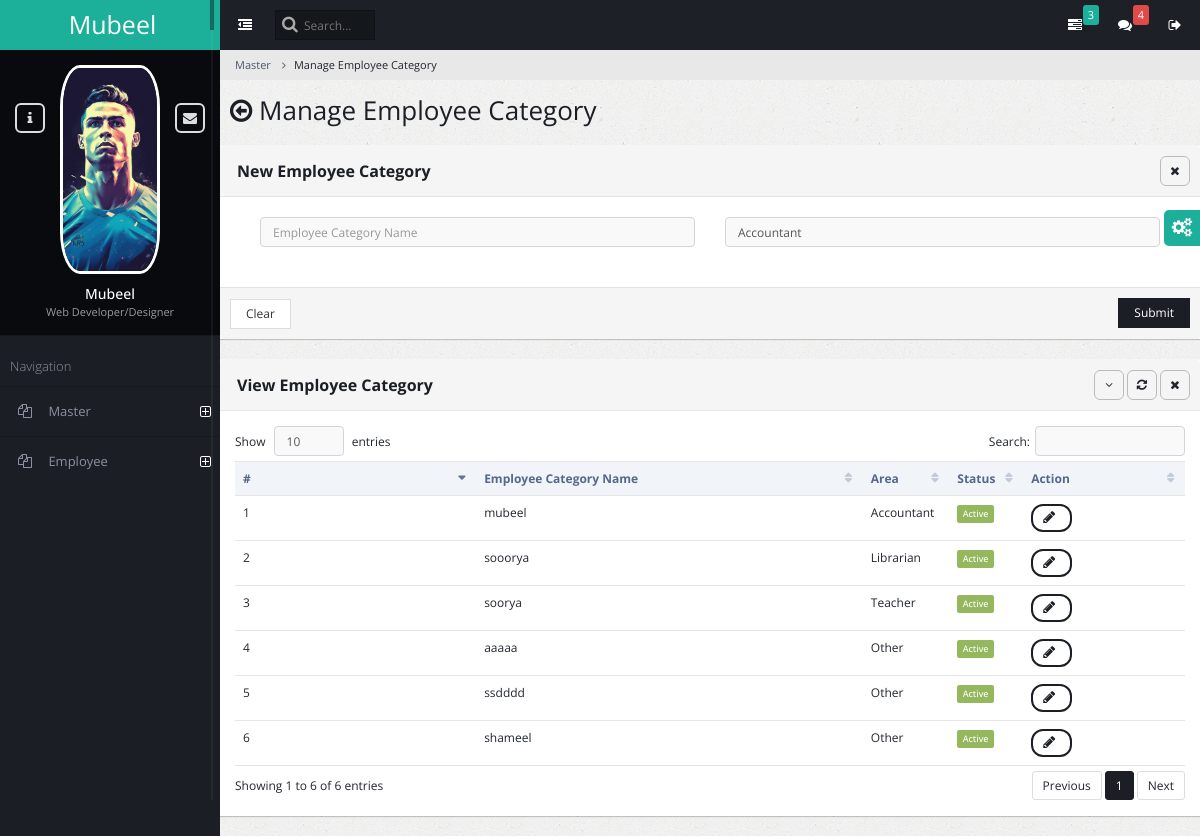
The page /ad_employee_category on the database as committed earlier.
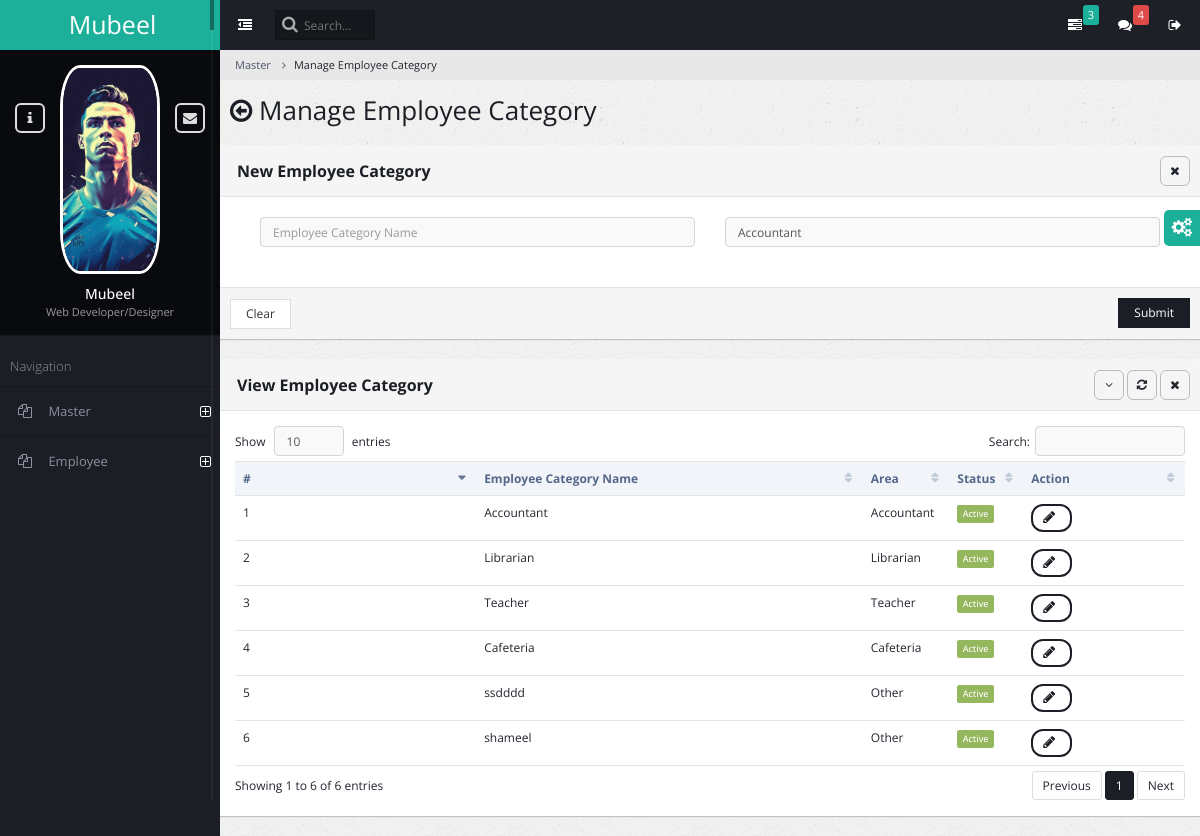
The same page on the database as committed later.
### admin_master/models.py (models this page shows)
class AmsEmployeeCategory(models.Model):
    EMPLOYEE_TYPE_CHOICES = [
        (1, 'Accountant'),
        (2, 'Teacher'),
        (3, 'Librarian'),
        (4, 'Cafeteria'),
        (5, 'Other'),
    ]
    employee_category_name = models.CharField(max_length=255)
    employee_category_area = models.IntegerField(choices=EMPLOYEE_TYPE_CHOICES)
    status = models.BooleanField(default=True)

### admin_master/views.py (the view, shortened to what this page needs)
# urls.py: path('ad_employee_category', views.admin_employee_category, name='admin_employee_category'),
def admin_employee_category(request):
    employees = AmsEmployeeCategory.objects.all()
    return render(request, 'admin_master_employee_category_manage.html', {"settings": settings,'employee':employees})

### admin_master/templates/admin_master_employee_category_manage.html (shortened to what the changed rows need)
{% extends "base.html" %}
{% block content %}
<div class="content-frame-top">
    <div class="page-title">
        <h2><span class="fa fa-arrow-circle-o-left"></span> Manage Employee Category</h2>
    </div>
</div>
<form method="post" >
<div class="panel panel-default">
    <div class="panel-heading ui-draggable-handle">
        <h1 class="panel-title"><strong></strong><b>New Employee Category</b></h1>
    </div>
</div>
</form>
<div class="panel panel-default">
    <div class="panel-heading ui-draggable-handle">
        <h1 class="panel-title"><b>View Employee Category</b></h1>
    </div>
    <div class="panel-body">
        <table class="table datatable dataTable no-footer" id="DataTables_Table_0" role="grid" aria-describedby="DataTables_Table_0_info">
            <thead>
                <tr role="row"><th class="sorting_asc" tabindex="0" aria-controls="DataTables_Table_0" rowspan="1" colspan="1" aria-sort="ascending" aria-label="Name: activate to sort column ascending" style="width: 198px;">#</th>
                    <th class="sorting" tabindex="0" aria-controls="DataTables_Table_0" rowspan="1" colspan="1" aria-label="Position: activate to sort column ascending" style="width: 309px;">Employee Category Name</th>
                    <th class="sorting" tabindex="0" aria-controls="DataTables_Table_0" rowspan="1" colspan="1" aria-label="Age: activate to sort column ascending" style="width: 70px;">Area</th>
                    <th class="sorting" tabindex="0" aria-controls="DataTables_Table_0" rowspan="1" colspan="1" aria-label="Age: activate to sort column ascending" style="width: 70px;">Status</th>
                    <th class="sorting" tabindex="0" aria-controls="DataTables_Table_0" rowspan="1" colspan="1" aria-label="Start date: activate to sort column ascending" style="width: 137px;">Action</th></tr>
            </thead>
            <tbody>
                {% for employee in employee %}
                    <tr id="{{ employee.id }}">
                        <td>{{ forloop.counter }}</td>
                        <td>{{ employee.employee_category_name}}</td>
                        <td>{{ employee.get_employee_category_area_display}}</td>
                        <td>
                            {% if employee.status %}
                                <span class="label label-success">Active</span>
                            {% else %}
                                <span class="label label-danger">Inactive</span>
                            {% endif %}
                        </td>
                        <td>
                            <button class="btn btn-primary btn-rounded" onClick="edit_employee_category_row({{ employee.id }});">
                                <span id="spinner{{ employee.id }}" class="fa fa-pencil"></span>
                            </button>
                        </td>
    </tr>
                {% endfor %}
            </tbody>
        </table>
    </div>
</div>
{% endblock content %}

Rows that differ between the two databases and show on the page:
changed AmsEmployeeCategory "Accountant": employee_category_name "mubeel" → "Accountant"
changed AmsEmployeeCategory "Librarian": employee_category_name "sooorya" → "Librarian"
changed AmsEmployeeCategory "Teacher": employee_category_name "soorya" → "Teacher"
changed AmsEmployeeCategory: employee_category_name "aaaaa" → "Cafeteria"; employee_category_area "Other" → "Cafeteria"
